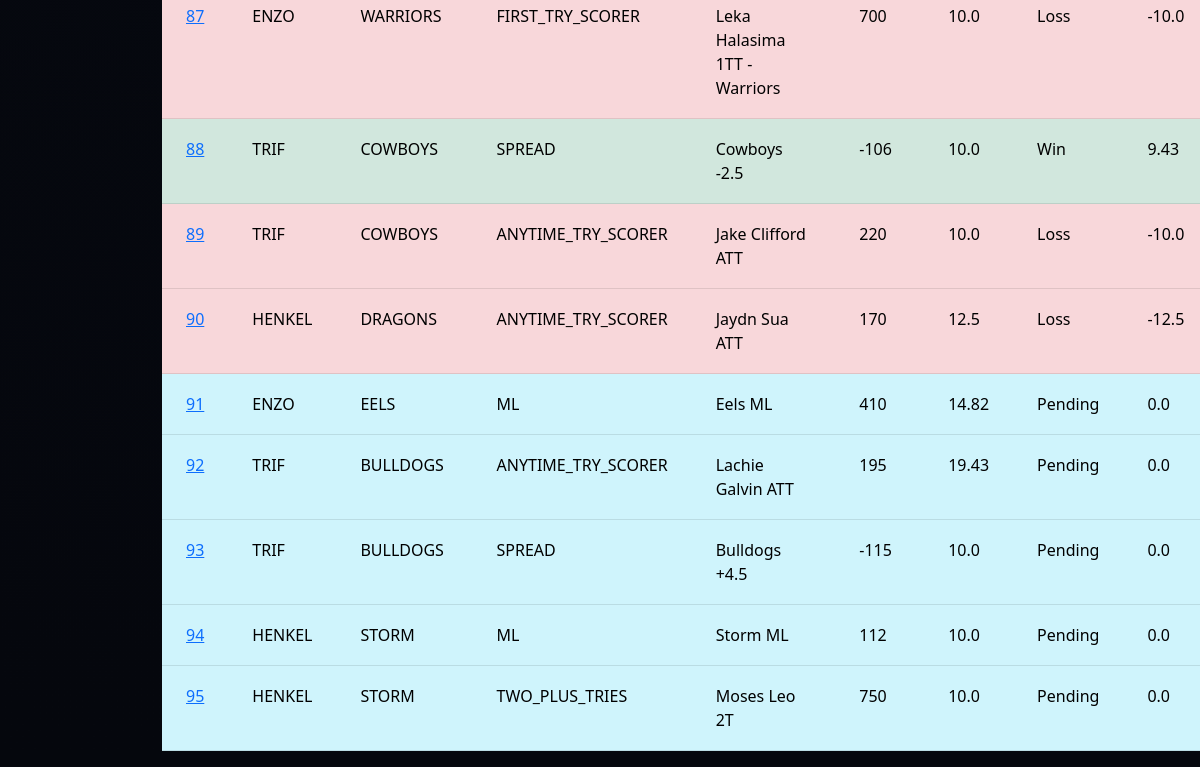
The app's page /transactions (lower part), older data.
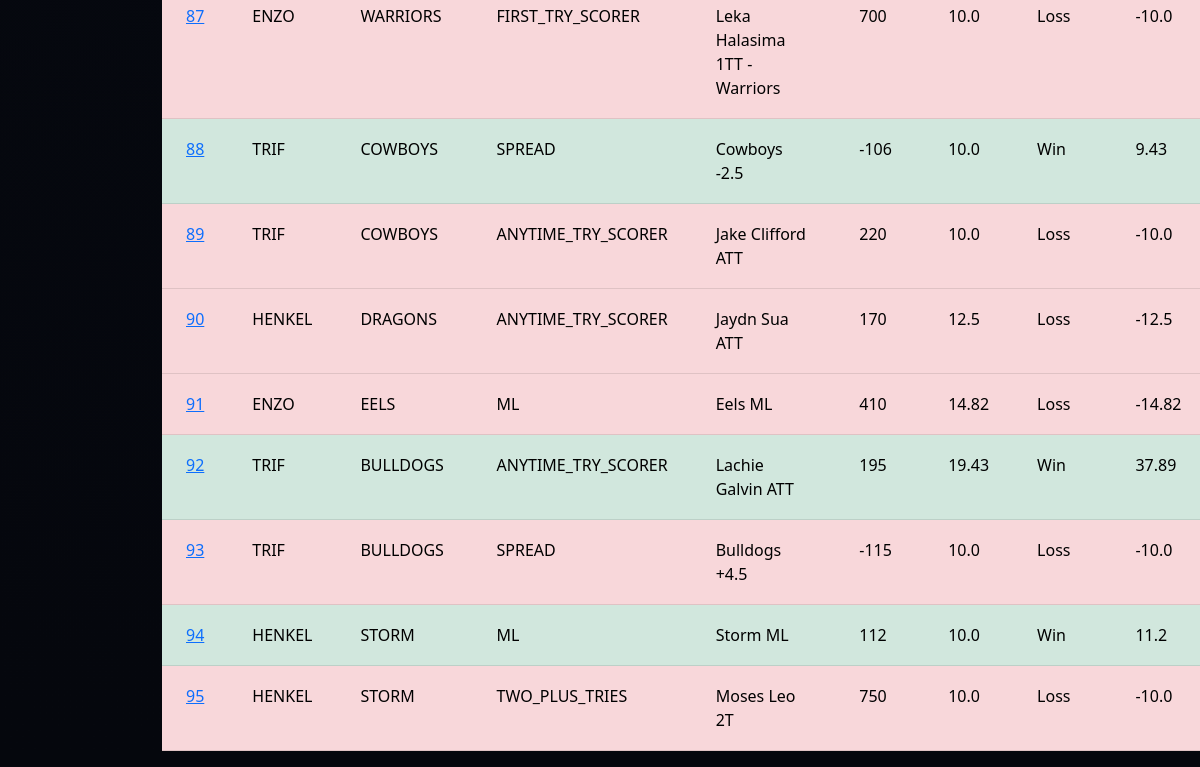
The same page, newer data.
### tables this page shows
CREATE TABLE Transactions (
                            ID INTEGER PRIMARY KEY AUTOINCREMENT,
                            PlayerID INTEGER,
                            Team TEXT,
                            BetType TEXT,
                            Description TEXT,
                            Odds INTEGER,
                            AmountBet REAL,
                            Status TEXT,
                            AmountWon REAL,
                            FOREIGN KEY(PlayerID) REFERENCES Players(ID)
                        );

CREATE TABLE Players (
                        ID INTEGER PRIMARY KEY AUTOINCREMENT,
                        Name TEXT,
                        BetsPlaced INTEGER,
                        SuccessRate REAL,
                        Bank REAL
                    );

### app.py (the view)
@app.route("/transactions")
def transactions():
    db = get_db(DB)
    data = db.execute("""
        SELECT Transactions.*, Players.Name
        FROM Transactions
        JOIN Players ON Players.ID = Transactions.PlayerID
    """).fetchall()
    return render_template("transactions.html", transactions=data)

### app.py (called while the page is built)
def get_db(DB):
    try:
        db = sqlite3.connect(DB)
        return db
    except sqlite3.Error as e:
        print(f"Error opening database: {e}")
        return None

### templates/transactions.html (shortened to what this page needs)
{% extends "base.html" %}
{% block content %}
<table class="table transaction-table">
    {% for p in transactions %}
    {% if p[7] == "Win" %}
    <tr class="table-success">
    {% elif p[7] == "Loss" %}
    <tr class="table-danger">
    {% elif p[7] == "Pending" %}
    <tr class="table-info">
    {% else %}
    <tr class="table-primary">
    {% endif %}
        <td>
            <a href="{{ url_for('player', id=p[0]) }}">
                {{ p[0] }}
            </a>
        </td>
        <td>{{ p[9] }}</td>
        <td>{{ p[2] }}</td>
        <td>{{ p[3] }}</td>
        <td>{{ p[4] }}</td>
        <td>{{ p[5] }}</td>
        <td>{{ p[6] }}</td>
        <td>{{ p[7] }}</td>
        <td>{{ p[8] }}</td>
    </tr>
    {% endfor %}
</table>
{% endblock %}

### templates/base.html (shortened to what this page needs)
<!DOCTYPE html>
<html lang="en">
<head>
<link href="https://cdn.jsdelivr.net/npm/bootstrap@5.3.0/dist/css/bootstrap.min.css" rel="stylesheet">
<link rel="stylesheet" href="https://cdn.jsdelivr.net/npm/bootstrap-icons@1.11.1/font/bootstrap-icons.css">
</head>
<body>
<div class="container">
    {% block content %}
    {% endblock %}
</div>
</body>
</html>

### templates/base.html (style rules this page uses)
body { background: linear-gradient(to bottom, #0a0f1c, #05070d); color: white; font-family: 'Segoe UI', Tahoma, Geneva, Verdana, sans-serif; }
.container { max-width: 900px; }

Row changes from the older to the newer data that the page shows:
changed Transactions "EELS": Status "Pending" → "Loss"; AmountWon "0.0" → "-14.82"
changed Transactions "Lachie Galvin ATT": Status "Pending" → "Win"; AmountWon "0.0" → "37.89"
changed Transactions "Bulldogs +4.5": Status "Pending" → "Loss"; AmountWon "0.0" → "-10.0"
changed Transactions "Storm ML": Status "Pending" → "Win"; AmountWon "0.0" → "11.2"
changed Transactions "TWO_PLUS_TRIES": Status "Pending" → "Loss"; AmountWon "0.0" → "-10.0"
